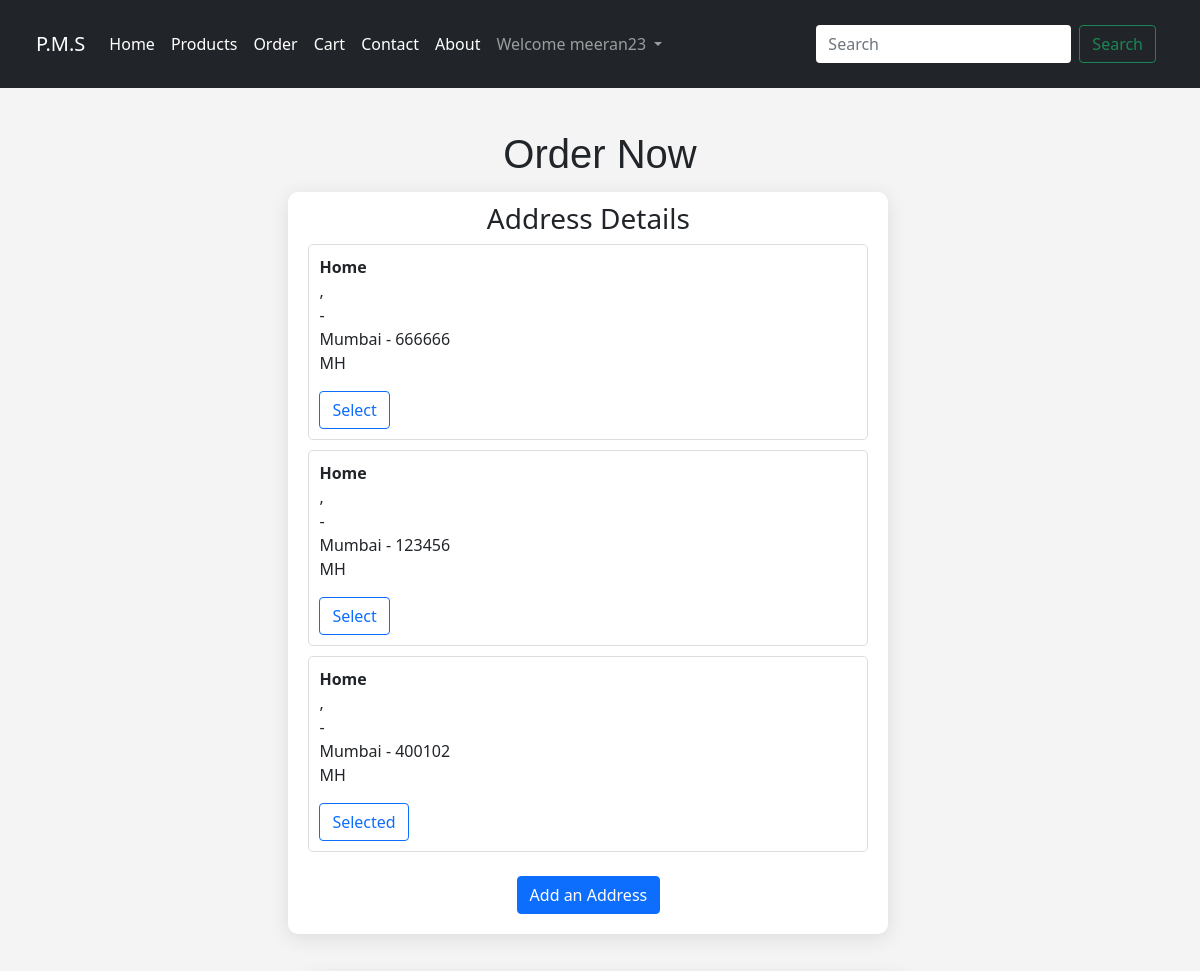
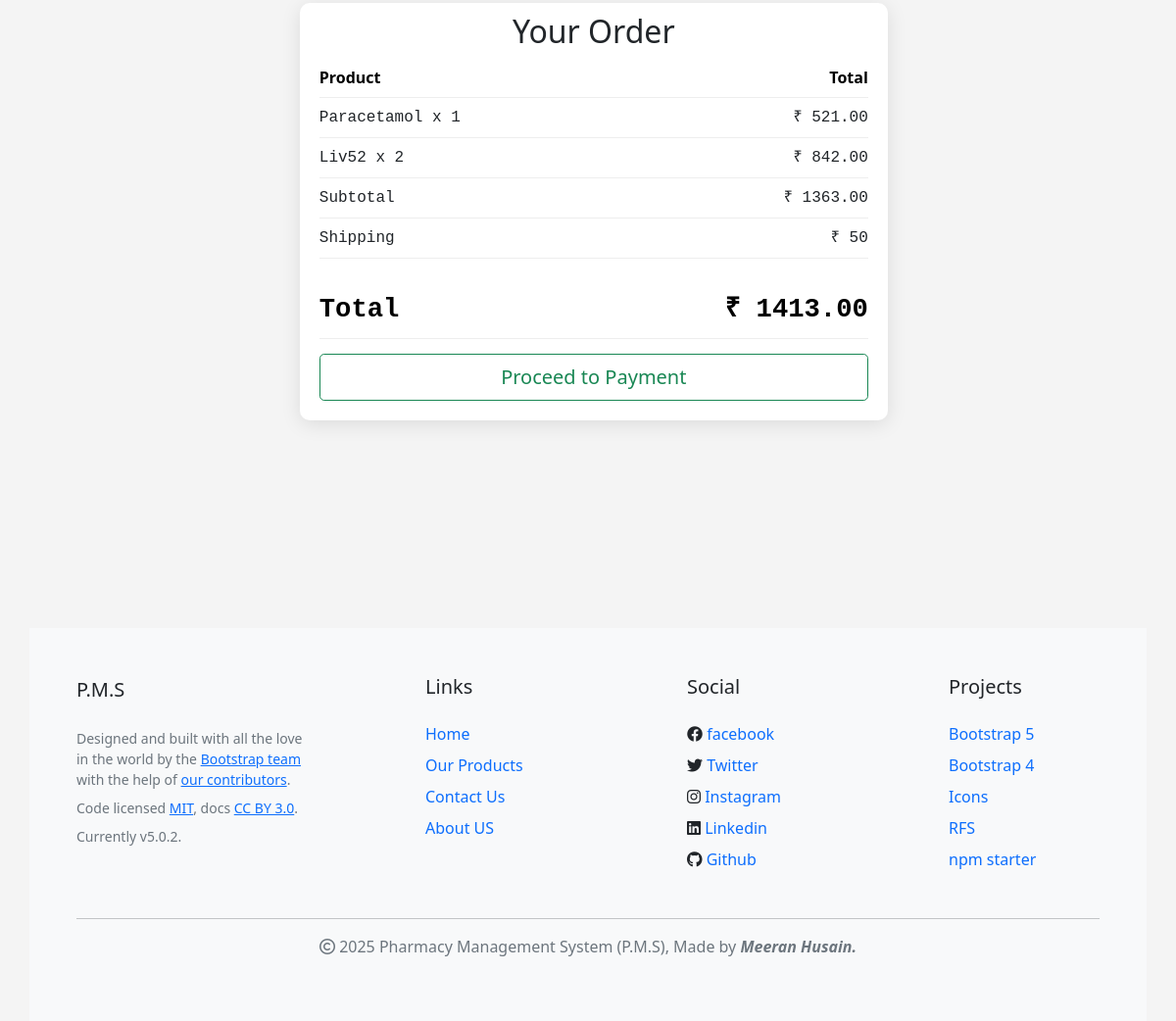
The app's page /checkouts/checkout/ (signed in) with its own data (2 pictures, top to bottom).
### accounts/models.py (models this page shows, shortened)
class Address(models.Model):
    user = models.ForeignKey(Customer,on_delete=models.CASCADE)
    title = models.CharField(max_length=15)
    block_number = models.CharField(default=12345,max_length=5)
    building = models.CharField(max_length=100)
    street = models.CharField(max_length=100)
    land_mark  = models.CharField(max_length=50)
    area = models.CharField(max_length=50)
    city = models.CharField(max_length=50)
    state = models.CharField(max_length=50,choices=STATE_CHOICES)
    pincode = models.PositiveIntegerField(default=123456,blank=True)
    is_selected = models.BooleanField(default=False)

### carts/models.py (models this page shows, shortened)
class Cart(models.Model):
    user = models.ForeignKey(User,on_delete=models.CASCADE)
    product = models.ForeignKey(Medicine,on_delete=models.CASCADE)
    quantity = models.IntegerField(validators =[MinValueValidator(1)])
    updated_at = models.DateTimeField(auto_now=True)
    created_at = models.DateTimeField(auto_now_add=True)
    class Meta:
        unique_together = [['user','product']]

### products/models.py (models this page shows, shortened)
class Medicine(models.Model):
    name = models.CharField(max_length=255)
    brand = models.ForeignKey(Brand, on_delete=models.CASCADE)
    category = models.ForeignKey(Category, on_delete=models.CASCADE)
    price = models.DecimalField(max_digits=10, decimal_places=2)
    description = models.TextField()
    stock = models.PositiveIntegerField(default=0)
    is_available = models.BooleanField(default=True)
    created_at = models.DateTimeField(auto_now_add=True)
    updated_at = models.DateTimeField(auto_now=True)
    image = models.ImageField(upload_to='products/', blank=True, null=True, default='images/xyz.jpg')
    class Meta:
        db_table = 'Medicine'

### checkouts/views.py (the view, shortened to what this page needs)
# urls.py: path('checkout/',views.Checkout.as_view(),name='checkout'),
class Checkout(View):
    def get(self, request):
        user = request.user
        user = get_object_or_404(User, username=user)
        customer = get_object_or_404(Customer, user=user)
        customerAddress = Address.objects.filter(user=customer)
        cartProduct = Cart.objects.filter(user=user)
        cart_item = cartProduct.count()
        addressForm = AddressForm()
        subtotal = sum(item.product.price * item.quantity for item in cartProduct)
        shipping_cost = 50
        total = subtotal + shipping_cost
        context = {
            'address': addressForm,
            'data': cartProduct,
            'displayAddress': customerAddress,
            'cartCount': cart_item,
            'subtotal': subtotal,
            'shipping_cost': shipping_cost,
            'total': total,
        }
        return render(request, 'checkout/checkout.html', context)

### accounts/forms.py
class AddressForm(forms.ModelForm):
    class Meta:
        model = Address
        fields = ['title', 'block_number', 'building', 'street', 'land_mark', 'area', 'pincode', 'city','state']
        widgets = {
            'title': forms.TextInput(attrs={'placeholder': 'e.g, Home, Work', 'class': 'form-control'}),
            'block_number': forms.TextInput(attrs={'placeholder': 'Enter block_number', 'class': 'form-control'}),
            'building': forms.TextInput(attrs={'placeholder': 'Enter building', 'class': 'form-control'}),
            'street': forms.TextInput(attrs={'placeholder': 'Enter street', 'class': 'form-control'}),
            'land_mark': forms.TextInput(attrs={'placeholder': 'Enter land_mark', 'class': 'form-control'}),
            'area': forms.TextInput(attrs={'placeholder': 'Enter area', 'class': 'form-control'}),
            'city': forms.TextInput(attrs={'placeholder': 'Enter city', 'class': 'form-control'}),
            'pincode': forms.NumberInput(attrs={'placeholder': 'Enter pincode', 'class': 'form-control'}),
            'state': forms.Select(attrs={'class': 'form-select'}),
        }

### carts/templatetags/total.py (called while the page is built)
@register.filter(name='item_total_price')
def item_total_price(cart_item):
    return cart_item.product.price * cart_item.quantity

### checkouts/templates/checkout/checkout.html (shortened to what this page needs)
{% extends 'base.html' %}
{% load static %}
{% load total %}
{% block body %}
<!DOCTYPE html>
<html lang="en" class="no-js">
<head>
</head>
<body>
    <div class="page-title">
        <h1 class="text-center" style="margin-top: 1.5%; margin-bottom: 0.5%;">Order Now</h1>
    </div>
    <div class="checkout-container">
        <div class="address-details">
            <h3 class="text-center">Address Details</h3>
            {% if displayAddress %}
                {% for address in displayAddress %}
                    <div class="address-card">
                        <p class="fw-bold text-capitalize">{{ address.title }}</p>
                        <p>{{ address.block_number }}, </p>
                        <p>{{ address.street}} - {{ address.land_mark }}</p>
                        <p>{{ address.city }} - {{ address.pincode }}</p>
                        <p>{{ address.state }}</p>
                        <a href="{% url 'select_address' address.id %}" >
                            <button class="mt-3 btn btn-outline-primary {{ address.is_selected|yesno:'btn-selected,btn-select' }}">
                                {{ address.is_selected|yesno:'Selected,Select' }}
                            </button>
                        </a>
                    </div>
                {% endfor %}
            {% endif %}
            <a href="#" id="add-address-btn" class="mt-4 d-grid gap-2 d-md-flex justify-content-md-center">
                <button class="btn btn-primary text-wrap">Add an Address</button>
            </a>
        </div>
        <div class="cart-details">
            <h2 class="text-center">Your Order</h2>
            <ul class="order-list ">
                <li style="color: black; font-weight: bolder;"><span>Product</span><span>Total</span></li>
                {% for item in data %}
                    <li class="font-monospace">
                        <span>{{ item.product.name }} x {{ item.quantity }}</span>
                        <span>&#8377; {{ item|item_total_price }}</span>
                    </li>
                {% endfor %}
            </ul>
            <ul class="order-summary">
                <li class="font-monospace"><span>Subtotal</span><span>&#8377; {{ subtotal }}</span></li>
                <li class="font-monospace"><span>Shipping</span><span>&#8377; {{ shipping_cost }}</span></li>
                <li class="mt-4 fw-bolder font-monospace" style="font-size: 1.7rem;color: black;"><span>Total</span><span>&#8377; {{ total }}</span></li>
            </ul>
            {% if displayAddress and displayAddress|length > 0 %}
                <div class="mt-2 payment-button d-grid gap-2 mx-auto">
                    <button id = "rzp-button1" class="btn btn-outline-success btn-lg">Proceed to Payment</button>
                </div>
            {% else %}
                <p class="text-center mt-4">Please select an address before proceeding to payment.</p>
            {% endif %}
        </div>
    </div>
    <br><br><br><br><br><br>
</body>
{% endblock %}

### templates/base.html (shortened to what this page needs)
{% load static %}
<!DOCTYPE html>
<html lang="en">
  <head>
    <link
      href="https://cdn.jsdelivr.net/npm/bootstrap@5.0.2/dist/css/bootstrap.min.css"
      rel="stylesheet"
    />
    <link rel="stylesheet" href="{% static 'css/style.css' %}" />
    <link
      rel="stylesheet"
      href="https://cdnjs.cloudflare.com/ajax/libs/font-awesome/6.1.1/css/all.min.css"
    />
  </head>
  <body>
    <nav class="navbar navbar-expand-lg navbar-dark bg-dark p-4">
      <div class="container-fluid">
        <a class="navbar-brand" href="/">P.M.S</a>
        <div class="collapse navbar-collapse" id="navbarSupportedContent">
          <ul class="navbar-nav me-auto mb-2 mb-lg-0">
            <li class="nav-item">
              <a class="nav-link active" aria-current="page" href="/">Home</a>
            </li>
            <li class="nav-item">
              <a class="nav-link active" aria-current="page" href="{% url 'all_products' %}"
                >Products</a
              >
            </li>
            <li class="nav-item">
              <a class="nav-link active" aria-current="page" href="{% url 'orders' %}"
                >Order</a
              >
            </li>
            <li class="nav-item">
              <a class="nav-link active" aria-current="page" href="/carts/cart/"
                >Cart</a
              >
            </li>
            <li class="nav-item">
              <a class="nav-link active" href="{% url 'contact' %}">Contact</a>
            </li>
            <li class="nav-item">
              <a class="nav-link active" href="{% url 'about' %}">About</a>
            </li>
            {% if request.user.is_authenticated %}
            <li class="nav-item dropdown">
              <a
                class="nav-link dropdown-toggle"
                href="#"
                id="navbarDropdown"
                role="button"
                data-bs-toggle="dropdown"
                aria-expanded="false"
              >
                Welcome {{ user.username }}
              </a>
            </li>
            {% endif %}
          </ul>
          <form action="{% url 'search_product' %}" method="get" class="d-flex">
            <input type="text" name="q" class="form-control border-0" placeholder="Search" value="{{ query|default:'' }}">
            <button class="btn btn-outline-success mx-2" type="submit">
              Search
            </button>
          </form>
        </div>
      </div>
    </nav>
    {% block body %}
    {% endblock body %}
    <br /><br />
    <div class="container py-5 bg-light p-5">
      <div class="row">
        <div class="col-lg-3 mb-3">
          <a
            class="d-inline-flex align-items-center mb-4 link-dark text-decoration-none"
            href="/"
            aria-label="Bootstrap"
          >
            <span class="fs-5">P.M.S</span>
          </a>
          <ul class="list-unstyled small text-muted">
            <li class="mb-2">
              Designed and built with all the love in the world by the
              <a href="/docs/5.0/about/team/">Bootstrap team</a> with the help
              of
              <a href="https://github.com/twbs/bootstrap/graphs/contributors"
                >our contributors</a
              >.
            </li>
            <li class="mb-2">
              Code licensed
              <a
                href="https://github.com/twbs/bootstrap/blob/main/LICENSE"
                target="_blank"
                rel="license noopener"
                >MIT</a
              >, docs
              <a
                href="https://creativecommons.org/licenses/by/3.0/"
                target="_blank"
                rel="license noopener"
                >CC BY 3.0</a
              >.
            </li>
            <li class="mb-2">Currently v5.0.2.</li>
          </ul>
        </div>
        <div class="col-6 col-lg-3 offset-lg-1 mb-3">
          <h5 class="mb-4">Links</h5>
          <ul class="list-unstyled">
            <li class="mb-2"><a href="/" class="text-decoration-none">Home</a></li>
            <li class="mb-2"><a href="{% url 'all_products' %}" class="text-decoration-none">Our Products</a></li>
            <li class="mb-2"><a href="{% url 'contact' %}" class="text-decoration-none">Contact Us</a></li>
            <li class="mb-2"><a href="{% url 'about' %}" class="text-decoration-none">About US</a></li>
          </ul>
        </div>
        <div class="col-6 col-lg-3 mb-3">
          <h5 class="mb-4">Social</h5>
          <ul class="list-unstyled">
            <li class="mb-2">
              <i class="fa-brands fa-facebook"></i>
              <a href="https://www.facebook.com/" class="text-decoration-none" target="_blank">facebook</a>
            </li>
            <li class="mb-2">
              <i class="fa-brands fa-twitter"></i>
              <a href="https://Twitter.com/" class="text-decoration-none" target="_blank">Twitter</a>
            </li>
            <li class="mb-2">
              <i class="fa-brands fa-instagram"></i>
              <a href="https://Instagram.com/" class="text-decoration-none" target="_blank">Instagram</a>
            </li>
            <li class="mb-2">
              <i class="fa-brands fa-linkedin"></i>
              <a href="https://Linkedin.com/" class="text-decoration-none" target="_blank">Linkedin</a>
            </li>
            <li class="mb-2">
              <i class="fa-brands fa-github"></i>
              <a href="https://github.com/" class="text-decoration-none" target="_blank">Github</a>
            </li>
          </ul>
        </div>
        <div class="col-6 col-lg-2 mb-3">
          <h5 class="mb-4">Projects</h5>
          <ul class="list-unstyled">
            <li class="mb-2">
              <a href="https://github.com/twbs/bootstrap" class="text-decoration-none">Bootstrap 5</a>
            </li>
            <li class="mb-2">
              <a href="https://github.com/twbs/bootstrap/tree/v4-dev" class="text-decoration-none">Bootstrap 4</a
              >
            </li>
            <li class="mb-2">
              <a href="https://github.com/twbs/icons" class="text-decoration-none">Icons</a>
            </li>
            <li class="mb-2"><a href="https://github.com/twbs/rfs" class="text-decoration-none">RFS</a></li>
            <li class="mb-2">
              <a href="https://github.com/twbs/bootstrap-npm-starter" class="text-decoration-none">npm starter</a
              >
            </li>
          </ul>
        </div>
      </div>
      <hr>
      <p class="text-center text-muted"><i class="fa-regular fa-copyright"></i> 2025 Pharmacy Management System (P.M.S), Made by <span class="fw-bold fst-italic">Meeran Husain. </span></p>
    </div>
  </body>
</html>

### checkouts/templates/checkout/checkout.html (style rules this page uses)
body { background-color: #f4f4f4; }
.page-title { text-align: center; margin-top: 3.5%; font-family: 'Racing Sans One', sans-serif; font-size: 3rem; }
.checkout-container { margin-top: -1%; display: flex; flex-wrap: wrap; justify-content: center; padding: 20px; gap: 40px; }
.address-details { margin-left: -2%; background-color: #fff; border-radius: 10px; box-shadow: 0 4px 20px rgba(0, 0, 0, 0.1); padding: 10px 20px; width: 100%; max-width: 600px; }
.cart-details { margin-left: 1%; background-color: #fff; border-radius: 10px; box-shadow: 0 4px 20px rgba(0, 0, 0, 0.1); padding: 10px 20px; width: 100%; max-width: 600px; }
.address-card { border: 1px solid #ddd; border-radius: 5px; padding: 10px; margin-bottom: 10px; }
.address-card p { margin: 0px 0; }
.order-list, .order-summary { list-style: none; padding: 0; margin: 0; }
.order-list li, .order-summary li { display: flex; justify-content: space-between; padding: 8px 0; border-bottom: 1px solid #eee; }
.checkout-container { display: flex; flex-wrap: wrap; justify-content: center; padding: 20px; gap: 40px; }
.address-details, .cart-details { background-color: #fff; border-radius: 10px; box-shadow: 0 4px 20px rgba(0, 0, 0, 0.1); padding: 10px 20px; padding-bottom: 20px; width: 100%; max-width: 600px; height: 10%; }

### records on screen
Address: title "Home", city "Mumbai", pincode "666666", state "MH", is_selected "Select"
Address: title "Home", city "Mumbai", pincode "123456", state "MH", is_selected "Select"
Address: title "Home", city "Mumbai", pincode "400102", state "MH", is_selected "Selected"
Cart: product.name "Paracetamol", quantity "1", product+quantity "521.00"
Cart: product.name "Liv52", quantity "2", product+quantity "842.00"

### other values on screen
{{ user.username }} "meeran23"
{{ subtotal }} "1363.00"
{{ shipping_cost }} "50"
{{ total }} "1413.00"
